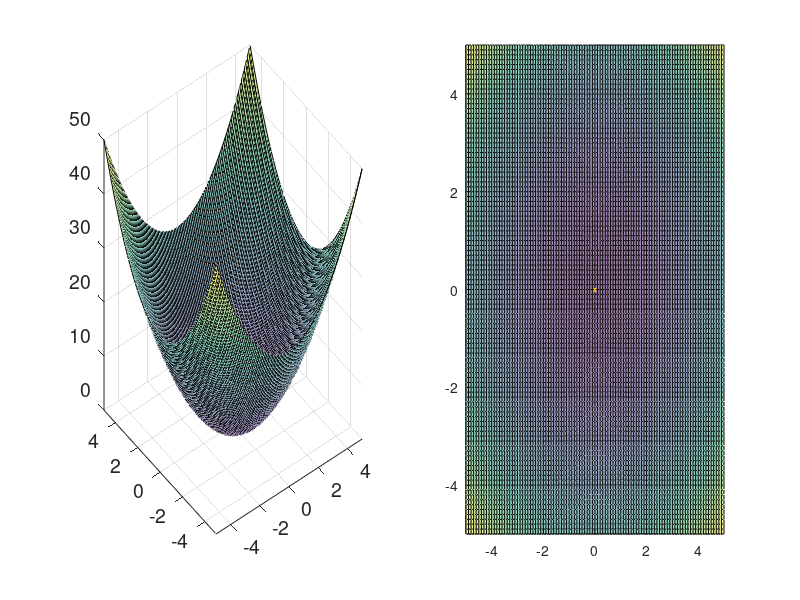

Recreate this plot in MATLAB.
% PSO DEMO. Find minimum point of the first present figure. which is
% x1=0, x2=0, and lead to z=0


clear; clc;

desire=0;
num_point=size(desire,1);

X1=(-5:0.1:5);
X2=(-5:0.1:5);
Z=ones(101);

for i=1:101
    for j=1:101
        
        Z(i,j)=X1(i)^2+X2(j)^2;
    end
end
% surf(X1,X2,Z,'FaceAlpha',0.5) 
% fprintf('\nProgram paused. Close figure and Press SPACE to continue.\n');
% pause


max_iter=50;
omega=0.9;
c1=1.5;
c2=1.5;
ag=5;              % number of agents
num_var=2;

Posit=-3.5+7*rand(ag,num_var);                  
Veloc=-1.5+3*rand(ag,num_var); 

OUT=zeros(ag,num_point);
Pbest=Posit;
FFx=ones(ag,1);
FFp=ones(ag,1);
FFg=1;
FFg_past=ones(max_iter,1);
Gbest=zeros(1,num_var);               


for k=1:max_iter
    OUT=sum(Posit.^2,2);                

    for l = 1:ag
        
        FFx(l)=norm(OUT(l,:)-desire);
    end


    f_index=FFx<FFp;
    FFp(f_index)=FFx(f_index);
    Pbest(f_index,:)=Posit(f_index,:);

    [min_FFp,g_index]=min(FFp);
    if min_FFp <= FFg
        FFg=min_FFp;
        FFg_past(k)=min_FFp;
        Gbest=Pbest(g_index,:);
    end
    
    
    if FFg < 10^-5
        break
    end
    
    subplot(1,2,1)    
	surf(X1,X2,Z,'FaceAlpha',0.5)
    hold on
    scatter3(Posit(:,1),Posit(:,2),OUT,'filled','r');
    set(gca,'FontSize',14);
    axis([-5 5 -5 5 0 50]);
    hold off
    
    subplot(1,2,2)
    surf(X1,X2,Z,'FaceAlpha',0.5)
    view(2)
    hold on
    scatter3(Posit(:,1),Posit(:,2),OUT,'filled','r');
    axis([-5 5 -5 5]);
    hold off
    
    
    F(k)=getframe(gcf);
    pause(0.4)
    
  
    omega=0.9-0.01*k;
    Veloc=omega.*Veloc+c1*rand(ag,num_var).*(Pbest-Posit)+c2*rand(ag,num_var).*(repmat(Gbest,ag,1)-Posit);
    Posit=Posit+Veloc;


end